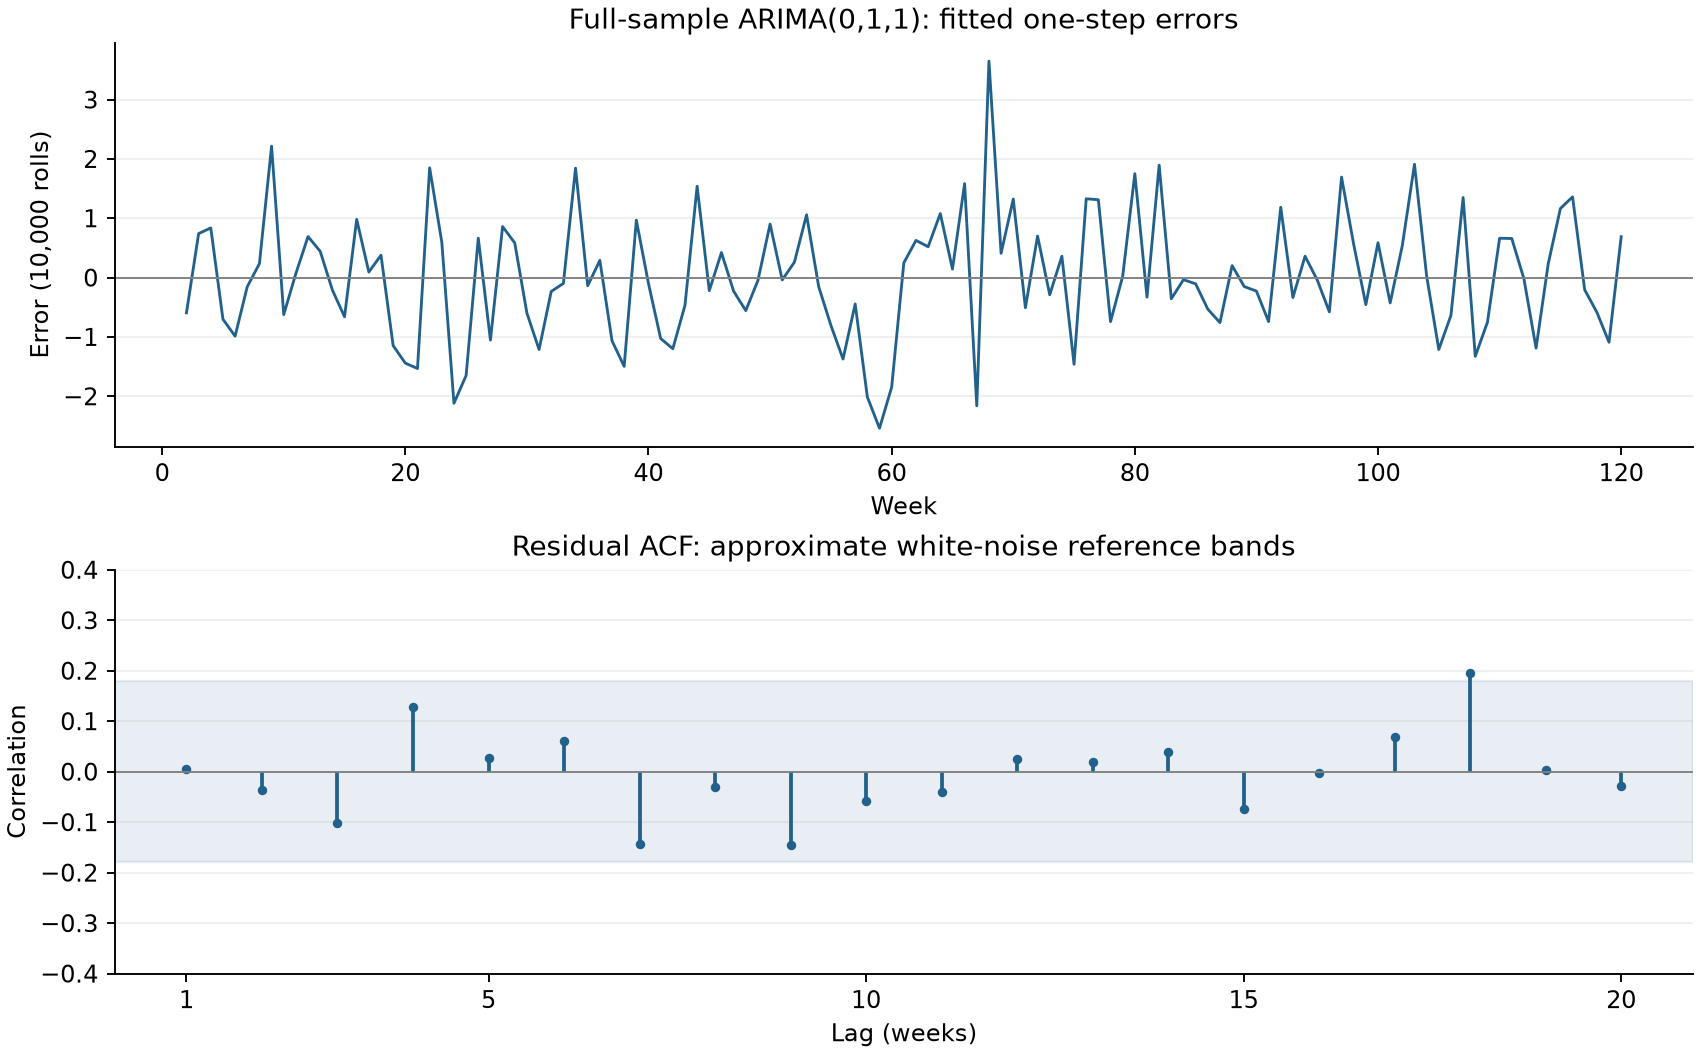

This chart was generated by the following Python code:
import csv
import json
import numpy as np
from scipy.optimize import minimize_scalar
from statsmodels.stats.diagnostic import acorr_ljungbox
from statsmodels.tsa.stattools import acf
import matplotlib
matplotlib.use('Agg')
import matplotlib.pyplot as plt

with open('paper_towels.csv',newline='') as f:
    rows=list(csv.reader(f))
y=np.array([float(r[1]) for r in rows[1:]])
def mafit(levels):
    w=np.diff(levels)
    def errors(theta):
        prev=0.; e=[]
        for value in w:
            prev=value-theta*prev
            e.append(prev)
        return np.array(e)
    opt=minimize_scalar(lambda theta:float(np.sum(errors(theta)**2)),bounds=(-.999,.999),method='bounded')
    return float(opt.x),errors(opt.x)
theta,e=mafit(y)
lb=acorr_ljungbox(e,lags=[6,12,18],model_df=1,return_df=True)
# Expanding-window, one-step forecasts; every model sees the same observations.
# Fit through week 90, predict 91; refit after each newly revealed observation.
preds={'Random walk':[],'ARIMA(0,1,1)':[],'ARIMA(1,1,0)':[]}
params=[]
for stop in range(90,len(y)):
    history=y[:stop]
    th,err=mafit(history)
    w=np.diff(history)
    phi=float(np.clip(np.dot(w[:-1],w[1:])/np.dot(w[:-1],w[:-1]),-.999,.999))
    preds['Random walk'].append(float(history[-1]))
    preds['ARIMA(0,1,1)'].append(float(history[-1]+th*err[-1]))
    preds['ARIMA(1,1,0)'].append(float(history[-1]+phi*w[-1]))
    params.append({'forecast_week':stop+1,'theta':th,'phi':phi})
metrics={}
for name,p in preds.items():
    ee=y[90:]-np.array(p)
    metrics[name]={'MAE':float(np.mean(abs(ee))),'RMSE':float(np.sqrt(np.mean(ee**2))),
                   'mean_error_actual_minus_forecast':float(np.mean(ee))}
aa=acf(e,nlags=20,fft=False)
results={'full_sample_theta':theta,'conditional_error_initialization':'e1=0; errors for weeks 2-120',
    'residual_mean':float(e.mean()),'residual_RMSE':float(np.sqrt(np.mean(e**2))),
    'residual_acf_lags_1_to_6':aa[1:7].tolist(),
    'Ljung_Box_model_df_1':{str(lag):{'Q':float(row.lb_stat),'df':int(lag-1),'p':float(row.lb_pvalue)} for lag,row in lb.iterrows()},
    'comparison':'Retrospective expanding-window one-step forecasts, weeks 91-120; models refit each week; no drift in all models',
    'forecast_metrics_in_recorded_units':metrics,'rolling_parameters':params}
with open('paper_towels_diagnostics_07_results.json','w') as f:
    json.dump(results,f,indent=2)
with open('paper_towels_diagnostics_07_forecasts.csv','w',newline='') as f:
    writer=csv.writer(f)
    writer.writerow(['week','actual']+list(preds))
    for i in range(30):
        writer.writerow([91+i,y[90+i]]+[p[i] for p in preds.values()])
fig,axes=plt.subplots(2,1,figsize=(10,6.2),constrained_layout=True)
axes[0].plot(range(2,121),e,color='#21618c',lw=1.2)
axes[0].axhline(0,color='gray',lw=.8)
axes[0].set(title='Full-sample ARIMA(0,1,1): fitted one-step errors',xlabel='Week',ylabel='Error (10,000 rolls)')
band=1.96/np.sqrt(len(e))
axes[1].axhspan(-band,band,alpha=.1,color='#21618c')
axes[1].vlines(range(1,21),0,aa[1:],color='#21618c',lw=1.6)
axes[1].plot(range(1,21),aa[1:],'o',ms=3,color='#21618c')
axes[1].axhline(0,color='gray',lw=.8)
axes[1].set(title='Residual ACF: approximate white-noise reference bands',xlabel='Lag (weeks)',ylabel='Correlation',ylim=(-.4,.4),xticks=[1,5,10,15,20])
for ax in axes:
    ax.grid(axis='y',alpha=.2)
    ax.spines[['top','right']].set_visible(False)
fig.savefig('paper_towels_diagnostics_07.png',dpi=170)
print(json.dumps({k:v for k,v in results.items() if k!='rolling_parameters'},indent=2))
